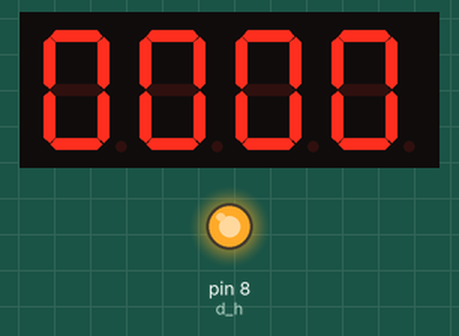
This sketch was run on a simulated Arduino Uno, built with avr-gcc and run on an emulated ATmega328P. On the bench: 4-digit seven-segment display, output pins drawn as LEDs (lit = HIGH). Wiring (inferred from the names in the program): 4-digit 7-segment display, segments lit when LOW: segments pin 1, pin 2, pin 3, pin 4, pin 5, pin 6, pin 7; digit selects pin 9, pin 10, pin 11, pin 12. The segment pins are drawn as the display they are named for; pins used as bus, display or sensor lines are not drawn.

Above: at 0.1 s.
At 9.5 s:
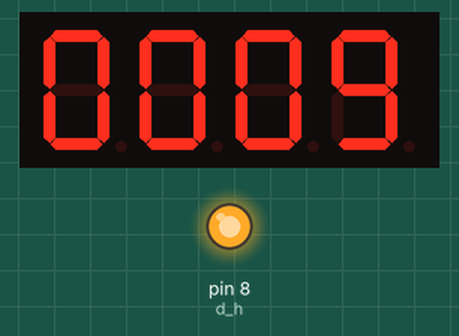
At 18.9 s:
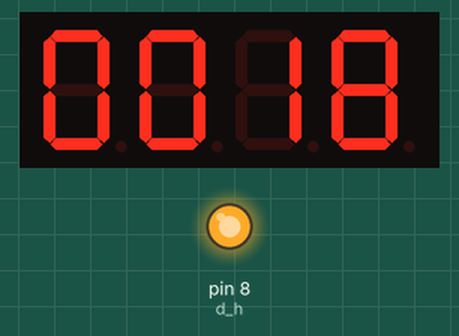
At 38.6 s:
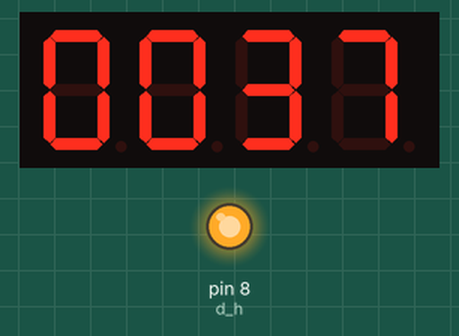
Timing chart, 0 to 40.0 s (numbered marks = the images above):
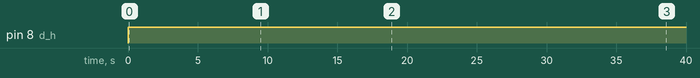

The sketch:

________.ino
```cpp
/*
   运行该代码，先修改文件名为合法的变量名。

   四位数码管计数器实验。

   1 tab = 2 space
 */

#define  d_a   1
#define  d_b   2
#define  d_c   3
#define  d_d   4
#define  d_e   5
#define  d_f   6
#define  d_g   7
#define  d_h   8

#define   COM1   9
#define   COM2   10
#define   COM3   11
#define   COM4   12

//共阳极，数码管0-F码值。这里使用二维数组显示数码管值，也可以使用二进制显示。
unsigned char num[17][8] =
{
  //a  b  c  d  e  f  g  h
  { 0, 0, 0, 0, 0, 0, 1, 1 },     //0
  { 1, 0, 0, 1, 1, 1, 1, 1 },     //1
  { 0, 0, 1, 0, 0, 1, 0, 1 },     //2
  { 0, 0, 0, 0, 1, 1, 0, 1 },     //3
  { 1, 0, 0, 1, 1, 0, 0, 1 },     //4
  { 0, 1, 0, 0, 1, 0, 0, 1 },     //5
  { 0, 1, 0, 0, 0, 0, 0, 1 },     //6
  { 0, 0, 0, 1, 1, 1, 1, 1 },     //7
  { 0, 0, 0, 0, 0, 0, 0, 1 },     //8
  { 0, 0, 0, 0, 1, 0, 0, 1 },     //9
  { 0, 0, 0, 1, 0, 0, 0, 0 },     //A
  { 0, 0, 0, 0, 0, 0, 0, 0 },     //B
  { 0, 1, 1, 0, 0, 0, 1, 0 },     //C
  { 0, 0, 0, 0, 0, 0, 1, 0 },     //D
  { 0, 1, 1, 0, 0, 0, 0, 0 },     //E
  { 0, 1, 1, 1, 0, 0, 0, 0 },     //F
  { 1, 1, 1, 1, 1, 1, 1, 0 },     //.
};

// 共阴极
unsigned char num1[17][8] =
{
  //a  b  c  d  e  f  g  h
  { 1, 1, 1, 1, 1, 1, 0, 0 },     //0
  { 0, 1, 1, 0, 0, 0, 0, 0 },     //1
  { 1, 1, 0, 1, 1, 0, 1, 0 },     //2
  { 1, 1, 1, 1, 0, 0, 1, 0 },     //3
  { 0, 1, 1, 0, 0, 1, 1, 0 },     //4
  { 1, 0, 1, 1, 0, 1, 1, 0 },     //5
  { 1, 0, 1, 1, 1, 1, 1, 0 },     //6
  { 1, 1, 1, 0, 0, 0, 0, 0 },     //7
  { 1, 1, 1, 1, 1, 1, 1, 0 },     //8
  { 1, 1, 1, 1, 0, 1, 1, 0 },     //9
  { 1, 1, 1, 0, 1, 1, 1, 1 },     //A
  { 1, 1, 1, 1, 1, 1, 1, 1 },     //B
  { 1, 0, 0, 1, 1, 1, 0, 1 },     //C
  { 1, 1, 1, 1, 1, 1, 0, 1 },     //D
  { 1, 0, 0, 1, 1, 1, 1, 1 },     //E
  { 1, 0, 0, 0, 1, 1, 1, 1 },     //F
  { 0, 0, 0, 0, 0, 0, 0, 1 },     //.
};

void setup()
{
  pinMode(d_a, OUTPUT);
  pinMode(d_b, OUTPUT);
  pinMode(d_c, OUTPUT);
  pinMode(d_d, OUTPUT);
  pinMode(d_e, OUTPUT);
  pinMode(d_f, OUTPUT);
  pinMode(d_g, OUTPUT);
  pinMode(d_h, OUTPUT);

  pinMode(COM1, OUTPUT);
  pinMode(COM2, OUTPUT);
  pinMode(COM3, OUTPUT);
  pinMode(COM4, OUTPUT);
}

void loop()
{
  //9999之后自动从0开始计数
  for (int l = 0; l < 10; l++)                  // 第一个数码管，最左边的
  {
    for (int k = 0; k < 10; k++)                // 第二个数码管
    {
      for (int j = 0; j < 10; j++)              // 第三个数码管
      {
        for (int i = 0; i < 10; i++)            // 第四个数码管
        {
          for (int q = 0; q < 125; q++)
          {
          /*
           循环体中总共延时8ms，假设我要求1s计数一次，则需要循环 125 次。
           由于四位数码管每次只能显示一个数码管，所以只能轮流选择并显示数码管，
           为达到我们眼中四个数码管同时亮的效果，我们需要快速的显示各个数码管即可。
           */
            Display(1, l);
            delay(2);
            Display(2, k);
            delay(2);
            Display(3, j);
            delay(2);
            Display(4, i);
            delay(2);
          }
        }
      }
    }
  }
}

//显示函数，com可选数值范围1-4，num可选数值范围0-9
void Display(unsigned char com, unsigned char n)
{
  digitalWrite(d_a, HIGH);          //去除余晖
  digitalWrite(d_b, HIGH);
  digitalWrite(d_c, HIGH);
  digitalWrite(d_d, HIGH);
  digitalWrite(d_e, HIGH);
  digitalWrite(d_f, HIGH);
  digitalWrite(d_g, HIGH);
  digitalWrite(d_h, HIGH);

  //选择数码管
  switch (com)
  {
    case 1:
      digitalWrite(COM1, HIGH);     //选择位1
      digitalWrite(COM2, LOW);
      digitalWrite(COM3, LOW);
      digitalWrite(COM4, LOW);
      break;
    case 2:
      digitalWrite(COM1, LOW);
      digitalWrite(COM2, HIGH);     //选择位2
      digitalWrite(COM3, LOW);
      digitalWrite(COM4, LOW);
      break;
    case 3:
      digitalWrite(COM1, LOW);
      digitalWrite(COM2, LOW);
      digitalWrite(COM3, HIGH);     //选择位3
      digitalWrite(COM4, LOW);
      break;
    case 4:
      digitalWrite(COM1, LOW);
      digitalWrite(COM2, LOW);
      digitalWrite(COM3, LOW);
      digitalWrite(COM4, HIGH);     //选择位4
      break;
    default:break;
  }

  digitalWrite(d_a, (num[n][0]));   //a查询码值表
  digitalWrite(d_b, (num[n][1]));
  digitalWrite(d_c, (num[n][2]));
  digitalWrite(d_d, (num[n][3]));
  digitalWrite(d_e, (num[n][4]));
  digitalWrite(d_f, (num[n][5]));
  digitalWrite(d_g, (num[n][6]));
  digitalWrite(d_h, (num[n][7]));
}
```

Measured:
- by itself, pin 8 (d_h): LOW → HIGH at 0.00 s
- what the display in image 0 shows lasts 1.1 s, from 0.0 s to 1.1 s
- what the display in image 1 shows lasts 1.1 s, from 9.4 s to 10.5 s
